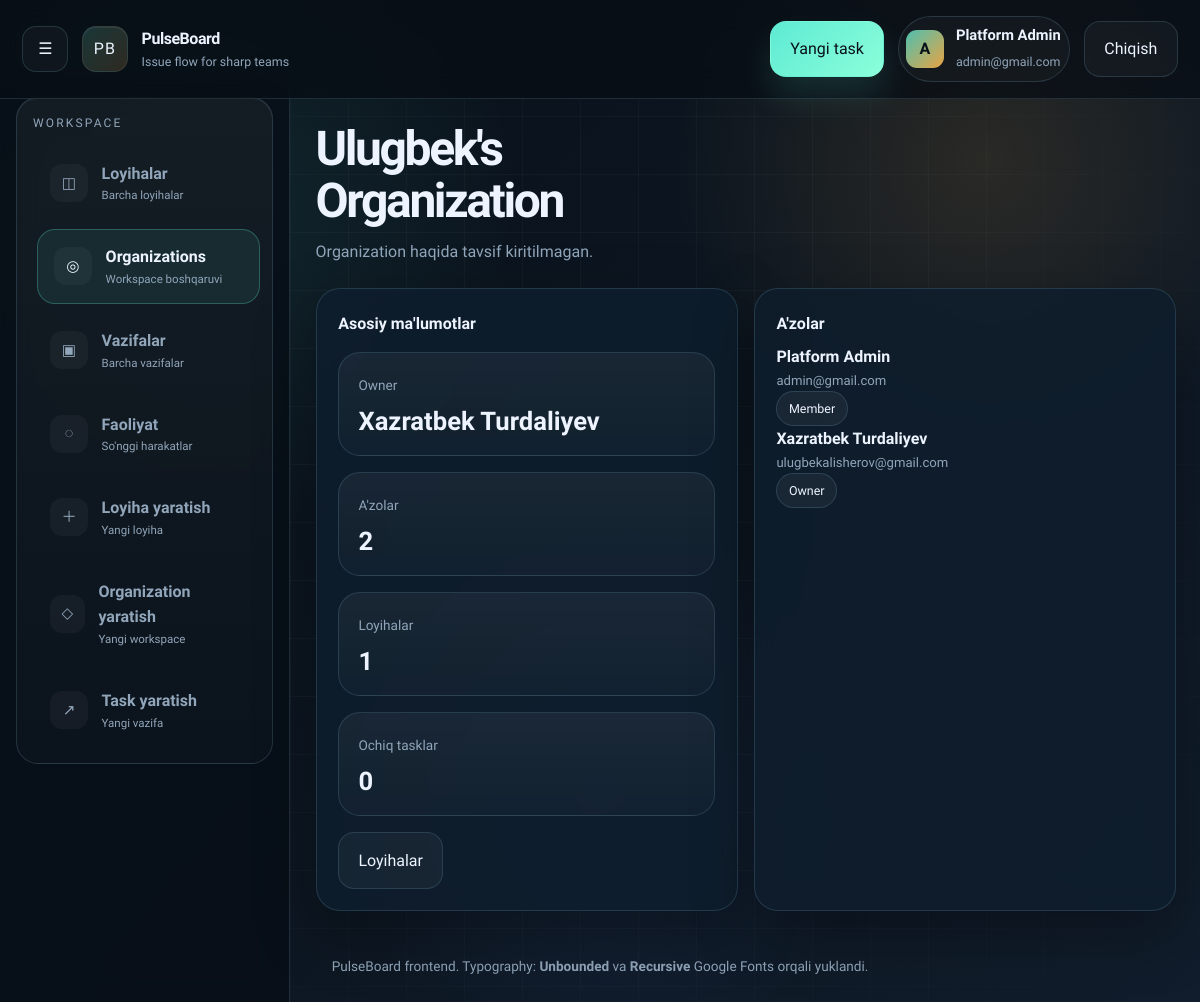
Page /organizations/detail/8/ (signed in) on the committed database.
### accounts/models.py (models this page shows, shortened)
class CustomUser(AbstractUser):
    email = models.EmailField(unique=True)
    created_at = models.DateTimeField(auto_now_add=True)
    class Meta:
        ordering = ["-id"]
        db_table = "customuser"
        verbose_name = "Foydalanuvchi"
        verbose_name_plural = "Foydalanuvchilar"

### organization/models.py (models this page shows, shortened)
class Organization(models.Model):
    name = models.CharField(max_length=100, db_index=True)
    slug = models.SlugField(unique=True)
    owner = models.ForeignKey(CustomUser, on_delete=models.CASCADE)
    description = models.TextField(blank=True)
    is_active = models.BooleanField(default=True)
    logo = models.ImageField(upload_to="organization/logo/%Y/%m/%d/", null=True, blank=True)
    website_url = models.URLField(null=True, blank=True)
    phone = models.CharField(max_length=30,blank=True)
    email = models.EmailField(max_length=150, blank=True, db_index=True)
    created_at = models.DateTimeField(auto_now_add=True)
    updated_at =models.DateTimeField(auto_now=True)
    def user_role(self, user):
        if not user or not user.is_authenticated:
            return None
        if self.owner_id == user.id:
            return RoleChoice.OWNER
        membership = self.memberships.filter(user=user, is_active=True).values_list("role", flat=True).first()
        return membership
    def is_member(self, user):
        if not user or not user.is_authenticated:
            return False
        return self.owner_id == user.id or self.memberships.filter(user=user, is_active=True).exists()
    def can_manage(self, user):
        return self.user_role(user) in {
            RoleChoice.OWNER,
            RoleChoice.ADMIN,
            RoleChoice.MANAGER,
        }
    class Meta:
        db_table = 'organization'
        ordering = ["-id"]
        verbose_name = "Organizatsiya"
        verbose_name_plural = "Organizatsiyalar"

class OrganizationMember(models.Model):
    organization = models.ForeignKey(Organization, on_delete=models.CASCADE,related_name="memberships")
    user = models.ForeignKey(CustomUser, on_delete=models.CASCADE,related_name="organization_memberships")
    role = models.CharField(max_length=15,choices=RoleChoice.choices, default=RoleChoice.MEMBER)
    is_active = models.BooleanField(default=True)
    joined_at = models.DateTimeField(auto_now_add=True)
    created_by = models.ForeignKey(CustomUser, null=True, on_delete=models.SET_NULL,related_name="organization_creator")
    class Meta:
        db_table = "organization_members"
        ordering = ["-id"]
        verbose_name = 'Organization Member'
        verbose_name_plural = 'Organizatsiya A\'zolari'
        constraints = [
            models.UniqueConstraint(
                fields=["organization","user"],
                name="unique_organization_user"
            )
        ]

### organization/views.py (the view)
# urls.py: path("detail/<int:pk>/", OrganizationDetailView.as_view(), name="organization-detail"),
class OrganizationDetailView(LoginRequiredMixin, UserPassesTestMixin, DetailView):
    model = Organization
    template_name = "organization/detail.html"
    context_object_name = "organization"
    def get_queryset(self):
        return super().get_queryset().select_related("owner").prefetch_related("memberships__user", "projects")
    def get_context_data(self, **kwargs):
        context = super().get_context_data(**kwargs)
        context["member_count"] = self.object.memberships.filter(is_active=True).count()
        context["project_count"] = self.object.projects.count()
        context["active_tasks_count"] = sum(
            project.tasks.exclude(status="done").count()
            for project in self.object.projects.all()
        )
        context["can_manage_organization"] = self.object.can_manage(self.request.user)
        return context
    def test_func(self):
        organization = self.get_object()
        return organization.is_member(self.request.user)

### templates/organization/detail.html (shortened to what this page needs)
{% extends "base.html" %}
{% block content %}
<section class="page-header stagger">
    <h1 class="page-title">{{ organization.name }}</h1>
    <p class="page-subtitle">{{ organization.description|default:"Organization haqida tavsif kiritilmagan." }}</p>
</section>
<section class="grid stagger">
    <article class="panel">
        <h2 class="card-title">Asosiy ma'lumotlar</h2>
        <div class="grid" style="margin-top: 1rem;">
            <div class="stat-card">
                <span>Owner</span>
                <strong>{{ organization.owner.get_full_name|default:organization.owner.username }}</strong>
            </div>
            <div class="stat-card">
                <span>A'zolar</span>
                <strong>{{ member_count }}</strong>
            </div>
            <div class="stat-card">
                <span>Loyihalar</span>
                <strong>{{ project_count }}</strong>
            </div>
            <div class="stat-card">
                <span>Ochiq tasklar</span>
                <strong>{{ active_tasks_count }}</strong>
            </div>
        </div>
        <div class="button-row" style="margin-top: 1rem;">
            <a href="{% url 'project-list' %}" class="btn btn-secondary">Loyihalar</a>
        </div>
    </article>
    <article class="panel">
        <h2 class="card-title">A'zolar</h2>
        <div class="comment-stream">
            {% for membership in organization.memberships.all %}
            <div class="comment-card">
                <header>
                    <div>
                        <strong>{{ membership.user.get_full_name|default:membership.user.username }}</strong>
                        <div class="helper-text">{{ membership.user.email }}</div>
                    </div>
                    <span class="badge">{{ membership.get_role_display }}</span>
                </header>
            </div>
            {% endfor %}
        </div>
    </article>
 </section>
{% endblock content %}

### templates/base.html (shortened to what this page needs)
<!DOCTYPE html>
<html lang="uz">
<head>
</head>
<body>
    <div class="page-shell">
        <header class="topbar">
            <div class="brand-row">
                <button class="menu-toggle {% if not user.is_authenticated %}hidden{% endif %}" id="sidebarToggle" type="button" aria-label="Sidebar toggle">
                    <span>☰</span>
                </button>
                <div class="brand-mark">PB</div>
                <div class="brand-copy">
                    <a href="{% url 'home' %}" class="brand-link">PulseBoard</a>
                    <span class="brand-subtitle">Issue flow for sharp teams</span>
                </div>
            </div>
            <div class="topbar-actions">
                {% if user.is_authenticated %}
                    <a href="{% url 'task-create' %}" class="btn btn-primary">Yangi task</a>
                    <div class="user-chip">
                        <div class="avatar">{{ user.username|first|upper }}</div>
                        <div class="user-copy">
                            <strong>{{ user.get_full_name|default:user.username }}</strong>
                            <span>{{ user.email|default:"Jamoa a'zosi" }}</span>
                        </div>
                    </div>
                    <form action="{% url 'logout' %}" method="post" style="display:inline;">
                        <button type="submit" class="btn btn-secondary">Chiqish</button>
                    </form>
                {% else %}
                    <a href="{% url 'login' %}" class="btn btn-secondary">Kirish</a>
                    <a href="{% url 'signup' %}" class="btn btn-primary">Boshlash</a>
                {% endif %}
            </div>
        </header>
        <div class="shell">
            {% if user.is_authenticated %}
            <aside class="sidebar" id="appSidebar">
                <div class="sidebar-card">
                    <div class="sidebar-label">Workspace</div>
                    <nav class="nav-list">
                        <a class="nav-link " href="{% url 'project-list' %}">
                            <span class="nav-icon">◫</span>
                            <span class="nav-copy"><strong>Loyihalar</strong><small>Barcha loyihalar</small></span>
                        </a>
                        <a class="nav-link {% if request.resolver_match.url_name == 'organization-list' or request.resolver_match.url_name == 'organization-detail' or request.resolver_match.url_name == 'organization-create' or request.resolver_match.url_name == 'organization-update' %}active{% endif %}" href="{% url 'organization-list' %}">
                            <span class="nav-icon">◎</span>
                            <span class="nav-copy"><strong>Organizations</strong><small>Workspace boshqaruvi</small></span>
                        </a>
                        <a class="nav-link " href="{% url 'task-list' %}">
                            <span class="nav-icon">▣</span>
                            <span class="nav-copy"><strong>Vazifalar</strong><small>Barcha vazifalar</small></span>
                        </a>
                        {% if user.is_superuser %}
                        <a class="nav-link {% if request.resolver_match.url_name == 'activity-feed' %}active{% endif %}" href="{% url 'activity-feed' %}">
                            <span class="nav-icon">◌</span>
                            <span class="nav-copy"><strong>Faoliyat</strong><small>So'nggi harakatlar</small></span>
                        </a>
                        {% endif %}
                        <a class="nav-link" href="{% url 'project-create' %}">
                            <span class="nav-icon">＋</span>
                            <span class="nav-copy"><strong>Loyiha yaratish</strong><small>Yangi loyiha</small></span>
                        </a>
                        <a class="nav-link" href="{% url 'organization-create' %}">
                            <span class="nav-icon">◇</span>
                            <span class="nav-copy"><strong>Organization yaratish</strong><small>Yangi workspace</small></span>
                        </a>
                        <a class="nav-link" href="{% url 'task-create' %}">
                            <span class="nav-icon">↗</span>
                            <span class="nav-copy"><strong>Task yaratish</strong><small>Yangi vazifa</small></span>
                        </a>
                    </nav>
                </div>
            </aside>
            {% endif %}
            <main class="content {% if not user.is_authenticated %}expanded{% endif %}" id="appContent">
                <div class="content-inner">
                    {% block content %}{% endblock content %}
                </div>
            </main>
        </div>
        <footer>
            PulseBoard frontend. Typography: <strong>Unbounded</strong> va <strong>Recursive</strong> Google Fonts orqali yuklandi.
        </footer>
    </div>
</body>
</html>

### rows in the picture
CustomUser: username|first "A", get_full_name "Platform Admin", email "admin@gmail.com"
Organization: name "Ulugbek's Organization", description "Organization haqida tavsif kiritilmagan.", owner.get_full_name "Xazratbek Turdaliyev"
OrganizationMember: user.get_full_name "Platform Admin", user.email "admin@gmail.com", role "Member"
OrganizationMember: user.get_full_name "Xazratbek Turdaliyev", user.email "ulugbekalisherov@gmail.com", role "Owner"

### other values in the picture
{{ member_count }} "2"
{{ project_count }} "1"
{{ active_tasks_count }} "0"
